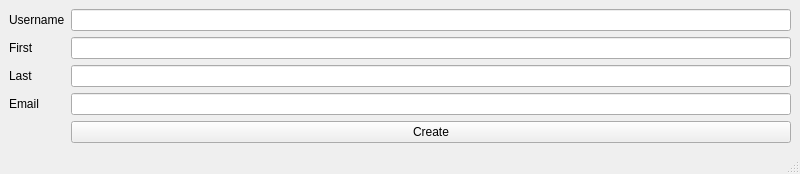
<?xml version="1.0" encoding="UTF-8"?>
<ui version="4.0">
 <class>usercreator_mwin</class>
 <widget class="QMainWindow" name="usercreator_mwin">
  <property name="geometry">
   <rect>
    <x>0</x>
    <y>0</y>
    <width>800</width>
    <height>165</height>
   </rect>
  </property>
  <property name="windowTitle">
   <string>Create User</string>
  </property>
  <widget class="QWidget" name="central_widget">
   <layout class="QGridLayout" name="central_grid">
    <item row="3" column="0">
     <widget class="QLabel" name="email_lb">
      <property name="text">
       <string>Email</string>
      </property>
     </widget>
    </item>
    <item row="2" column="0">
     <widget class="QLabel" name="last_lb">
      <property name="text">
       <string>Last</string>
      </property>
     </widget>
    </item>
    <item row="4" column="1">
     <widget class="QPushButton" name="create_pb">
      <property name="text">
       <string>Create</string>
      </property>
     </widget>
    </item>
    <item row="0" column="1">
     <widget class="QLineEdit" name="username_le"/>
    </item>
    <item row="0" column="0">
     <widget class="QLabel" name="username_lb">
      <property name="text">
       <string>Username</string>
      </property>
     </widget>
    </item>
    <item row="1" column="0">
     <widget class="QLabel" name="first_lb">
      <property name="text">
       <string>First</string>
      </property>
     </widget>
    </item>
    <item row="1" column="1">
     <widget class="QLineEdit" name="first_le"/>
    </item>
    <item row="2" column="1">
     <widget class="QLineEdit" name="last_le"/>
    </item>
    <item row="3" column="1">
     <widget class="QLineEdit" name="email_le"/>
    </item>
   </layout>
  </widget>
  <widget class="QStatusBar" name="statusbar"/>
 </widget>
 <resources/>
 <connections>
  <connection>
   <sender>create_pb</sender>
   <signal>clicked()</signal>
   <receiver>usercreator_mwin</receiver>
   <slot>close()</slot>
   <hints>
    <hint type="sourcelabel">
     <x>426</x>
     <y>124</y>
    </hint>
    <hint type="destinationlabel">
     <x>399</x>
     <y>82</y>
    </hint>
   </hints>
  </connection>
 </connections>
</ui>
